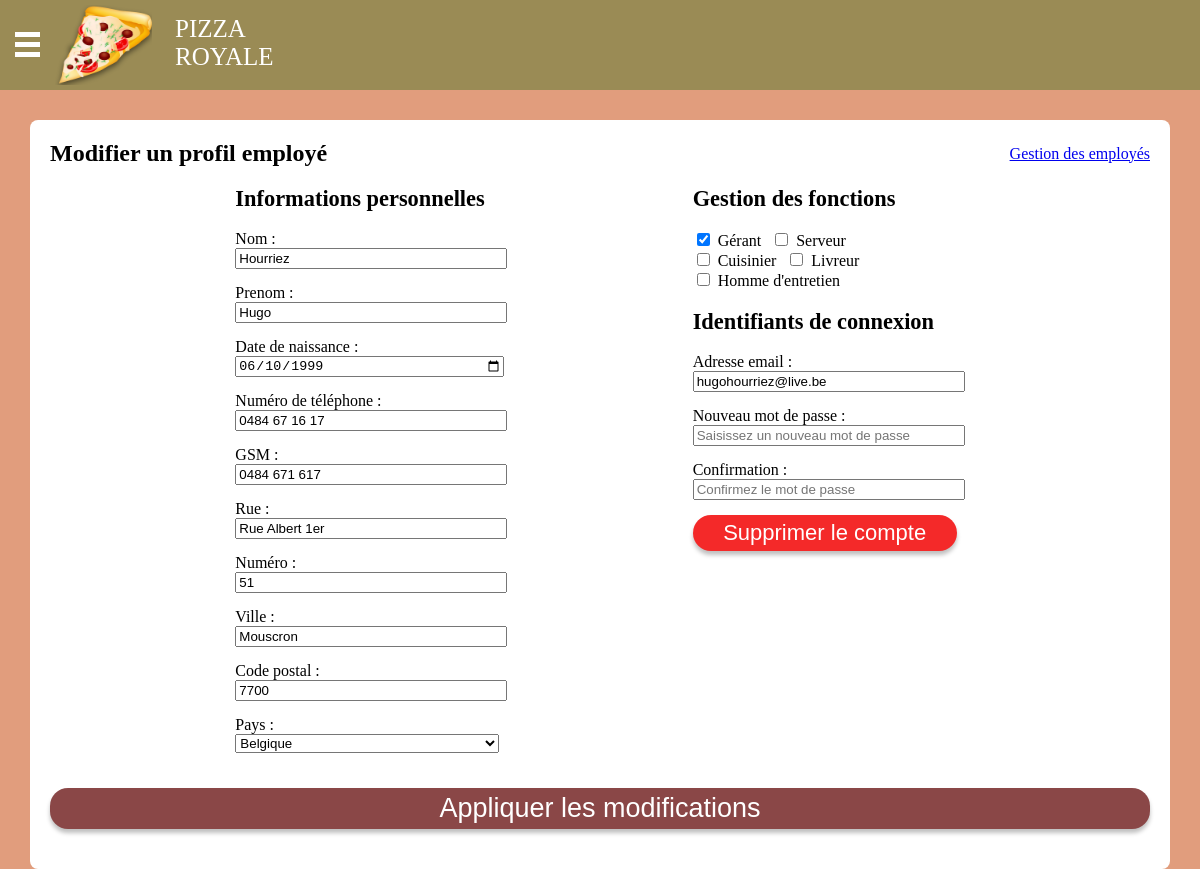
Screenshot of /details_employes.php?id=149 (signed in) with the database file from the repository.
### tables this page shows
CREATE TABLE `personnel` (
  `id_personnel` int(11) NOT NULL,
  `nom` varchar(100) NOT NULL,
  `prenom` varchar(100) NOT NULL,
  `email` varchar(255) NOT NULL,
  `pass` varchar(255) NOT NULL,
  `date_naissance` date NOT NULL,
  `tel_fixe` varchar(15) DEFAULT NULL,
  `gsm` varchar(20) DEFAULT NULL,
  `id_adresse` int(11) DEFAULT NULL
);

CREATE TABLE `adresses` (
  `id_adresse` int(11) NOT NULL,
  `rue` varchar(255) NOT NULL,
  `numero` varchar(15) NOT NULL,
  `ville` varchar(255) NOT NULL,
  `code_postal` int(11) NOT NULL,
  `pays` varchar(255) NOT NULL
);

CREATE TABLE `fonctions` (
  `id_fonction` int(11) NOT NULL,
  `nom` varchar(255) NOT NULL
);

### includes/fonctions.php (called while the page is built, shortened)
<?php
function verif_permissions(int $id_personnel, array $permission = null) {
global $bdd;
$req = $bdd->prepare('SELECT * FROM fonctions_personnel as a INNER JOIN permissions as b ON a.id_fonction = b.id_fonction WHERE a.id_personnel = :id_personnel');
$req->bindValue('id_personnel', $id_personnel, PDO::PARAM_INT);
$req->execute();
$afficher = $req->fetchAll();
$autorisation = array();
foreach($afficher as $infos) {
foreach($permission as $perm) {
if($infos[$perm] == 1) {
$autorisation[] = 1;
} else {
$autorisation[] = 0;
}
}
}
return $autorisation;
}
?>

### config.php (called while the page is built, shortened)
<?php
require('includes/db.php');
require('includes/fonctions.php');
if(isset($_SESSION['id_personnel'])) {
$req = $bdd->prepare('SELECT * FROM personnel WHERE id_personnel = :id_personnel');
$req->execute(array('id_personnel' => $_SESSION['id_personnel']));
$personnel = $req->fetch();
}
?>

### details_employes.php (the view, shortened to what this page needs)
<?php
require('config.php');
if(isset($_GET['id'])) {
$id = $_GET['id'];
$req = $bdd->prepare('SELECT * FROM personnel as a LEFT JOIN adresses as b ON a.id_adresse = b.id_adresse WHERE a.id_personnel = :id');
$req->bindValue('id', $id, PDO::PARAM_INT);
$req->execute();
if($req->rowCount() > 0) {
$afficher = $req->fetch(PDO::FETCH_ASSOC);
} else {
header('location: gestionemployes');
exit;
}
} else {
header('location: gestionemployes');
}
?>
<!DOCTYPE html>
<html lang="fr">
<head>
<link href="css/styles.css" rel="stylesheet">
<link rel="stylesheet" href="js/jquery-ui/jquery-ui.min.css">
</head>
<body>
<?php include('header.php'); ?>
<div class="conteneur">
<div class="titre-page">
<h1>Modifier un profil employé</h1>
<a href="gestionemployes">Gestion des employés</a>
</div>
<form id="modifieremploye" data-id_personnel="<?= $id; ?>" class="form">
<div class="contenu">
<div class="employe-flex">
<div class="infos-perso">
<h2>Informations personnelles</h2>
<label for="nom">Nom :</label> <input type="text" id="nom" name="nom" value="<?= $afficher['nom']; ?>" required>
<label for="prenom">Prenom :</label> <input type="text" id="prenom" name="prenom" value="<?= $afficher['prenom']; ?>" required>
<label for="date_naissance">Date de naissance :</label> <input type="date" id="date_naissance" name="date_naissance" value="<?= $afficher['date_naissance']; ?>" required>
<label for="tel_fixe">Numéro de téléphone :</label> <input type="text" id="tel_fixe" name="tel_fixe" value="<?= $afficher['tel_fixe']; ?>" required>
<label for="gsm">GSM :</label> <input type="text" id="gsm" name="gsm" value="<?= $afficher['gsm']; ?>" required>
<label for="rue">Rue :</label> <input type="text" id="rue" name="rue" value="<?= $afficher['rue']; ?>" required>
<label for="numero">Numéro :</label> <input type="text" id="numero" name="numero" value="<?= $afficher['numero']; ?>" required>
<label for="ville">Ville :</label> <input type="text" id="ville" name="ville" value="<?= $afficher['ville']; ?>" required>
<label for="code_postal">Code postal :</label> <input type="text" id="code_postal" name="code_postal" value="<?= $afficher['code_postal']; ?>" required>
<label for="pays">Pays :</label><select name="pays" id="pays" required><option value="1"<?php if($afficher['pays'] == 'Belgique') { echo ' selected'; } ?>>Belgique</option></select>
</div>
<div class="identifiants">
<h2>Gestion des fonctions</h2>
<div class="flex-fonctions">
<?php
$req = $bdd->prepare('SELECT id_fonction, nom FROM fonctions ORDER BY id_fonction');
$req->execute();
while($fonction = $req->fetch()) {
$req0 = $bdd->prepare('SELECT id_fonction, id_personnel FROM fonctions_personnel WHERE id_personnel = :id AND id_fonction = :id_fonction ORDER BY id_fonction');
$req0->bindValue('id', $id, PDO::PARAM_INT);
$req0->bindValue('id_fonction', $fonction['id_fonction'], PDO::PARAM_INT);
$req0->execute() or die(print_r($req->errorInfo(), TRUE));
if($req0->rowCount() > 0) {
$checked = ' checked';
} else {
$checked = null;
}
?>
<div class="content-fonctions">
<input type="checkbox" id="<?= $fonction['id_fonction']; ?>" class="employe-fonction" value="<?= $fonction['id_fonction']; ?>"<?= $checked; ?>><label for="<?= $fonction['id_fonction']; ?>"><?= $fonction['nom']; ?></label>
</div>
<?php } ?>
</div>
<h2>Identifiants de connexion</h2>
<label for="email">Adresse email :</label> <input type="email" id="email" data-email="<?= $afficher['email']; ?>" name="email" value="<?= $afficher['email']; ?>" required>
<label for="password">Nouveau mot de passe :</label> <input type="password" id="password" name="password" placeholder="Saisissez un nouveau mot de passe">
<label for="confirm_password">Confirmation :</label> <input type="password" id="confirm_password" name="confirm_password" placeholder="Confirmez le mot de passe">
<input class="boutton-delete" type="button" id="supprimeremploye" data-id_employe="<?= $id; ?>" name="supprimer" value="Supprimer le compte">
</div>
</div>
<input class="boutton-rouge" type="submit" name="valider" value="Appliquer les modifications">
</form>
</div>
</body>
</html>

### css/styles.css (style rules this page uses)
body { margin: 0; background: #e19d7d; }
h2 { font-size: 1.4rem; }
.boutton-rouge { display: block; background: #8A4747; box-shadow: 0px 4px 4px rgba(0, 0, 0, 0.25); border-radius: 18px; border: 0; font-size: 27px; padding: 5px 20px; color: #FFF; text-decoration: none; }
.boutton-delete { display: block; background: #f42929; box-shadow: 0px 4px 4px rgba(0, 0, 0, 0.25); border-radius: 18px; border: 0; font-size: 22px; padding: 5px 10px; color: #FFF; cursor: pointer; text-decoration: none; }
.conteneur { max-width: 1100px; height: auto; margin-top: 30px; margin-left: auto; margin-right: auto; background: #FFF; border-radius: 8px; padding: 20px; }
.titre-page { display: flex; justify-content: space-between; align-items: center; }
.titre-page h1 { margin: 0; font-size: 1.5rem; }
.employe-flex input:not([type='checkbox']), .employe-flex select { display: block; width: 264px; margin-bottom: 15px; }
.contenu input[type="submit"] { margin: 20px 0; width: 100%; cursor: pointer; }
.employe-flex { display: flex; justify-content: space-evenly; }
.flex-fonctions { display: flex; flex-direction: row; flex-wrap: wrap; width: 243px; }
.content-fonctions input { display: inline-block; width: 13px; text-align: right; }
.content-fonctions label { margin-right: 10px; }
.form { position: relative; }
input[type="checkbox"] { display: inline-block; margin-right: 8px; }

### rows the page displays
personnel: nom "Hourriez", prenom "Hugo", date_naissance "06/10/1999", tel_fixe "0484 67 16 17", gsm "0484 671 617", rue "Rue Albert 1er", numero "51", ville "Mouscron", code_postal "7700", email "hugohourriez@live.be"
adresses: pays "Belgique"
fonctions: nom "Gérant"
fonctions: nom "Serveur"
fonctions: nom "Cuisinier"
fonctions: nom "Livreur"
fonctions: nom "Homme d'entretien"
